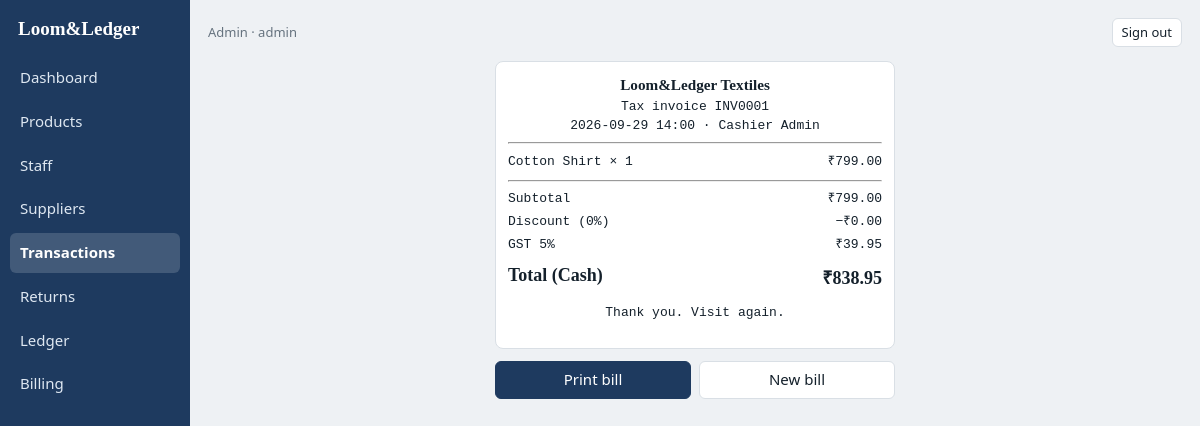
The page /bills/1/ (signed in) on the database its author committed.
### pos/models.py (models this page shows, shortened)
class User(AbstractUser):
    ADMIN, STAFF = "admin", "staff"
    ROLES = [(STAFF, "Staff"), (ADMIN, "Admin")]
    role = models.CharField(max_length=10, choices=ROLES, default=STAFF)
    class Meta:
        ordering = ["username"]
    @property
    def is_shop_admin(self):
        return self.role == self.ADMIN or self.is_superuser
    @property
    def role_label(self):
        return "admin" if self.is_shop_admin else "staff"
    def display_name(self):
        return self.get_full_name() or self.username

class Sale(models.Model):
    PAYMENTS = [("Cash", "Cash"), ("Card", "Card"), ("UPI", "UPI")]
    invoice_no = models.CharField(max_length=12, unique=True, null=True, blank=True, editable=False)
    created_at = models.DateTimeField(auto_now_add=True)
    cashier = models.ForeignKey(User, null=True, on_delete=models.SET_NULL, related_name="sales")
    discount_pct = models.DecimalField(max_digits=5, decimal_places=2, default=0)
    payment = models.CharField(max_length=10, choices=PAYMENTS, default="Cash")
    subtotal = models.DecimalField(max_digits=12, decimal_places=2)
    discount_amount = models.DecimalField(max_digits=12, decimal_places=2)
    tax = models.DecimalField(max_digits=12, decimal_places=2)
    total = models.DecimalField(max_digits=12, decimal_places=2)
    is_void = models.BooleanField(default=False)
    class Meta:
        ordering = ["-created_at", "-id"]

class SaleItem(models.Model):
    sale = models.ForeignKey(Sale, on_delete=models.CASCADE, related_name="items")
    product = models.ForeignKey(Product, null=True, on_delete=models.SET_NULL, related_name="+")
    name = models.CharField(max_length=120)          # snapshot, survives product edits/deletes
    price = models.DecimalField(max_digits=10, decimal_places=2)
    qty = models.PositiveIntegerField()
    returned_qty = models.PositiveIntegerField(default=0)
    @property
    def line_total(self):
        return self.qty * self.price

### pos/views.py (the view)
# urls.py: path("bills/<int:pk>/", views.sale_detail, name="sale_detail"),
@login_required
def sale_detail(request, pk):
    sale = get_object_or_404(Sale.objects.select_related("cashier").prefetch_related("items"), pk=pk)
    if not request.user.is_shop_admin and sale.cashier_id != request.user.pk:
        messages.error(request, "You can only view your own bills.")
        return redirect("pos:mine")
    return render(request, "pos/receipt.html", {"sale": sale})

### pos/context.py (called while the page is built)
def nav(request):
    user = getattr(request, "user", None)
    if not user or not user.is_authenticated:
        return {}
    cur = request.resolver_match.url_name if request.resolver_match else ""
    items = ADMIN_NAV if user.is_shop_admin else STAFF_NAV
    return {"nav": [{"url": reverse(u), "label": l, "on": cur.startswith(p)} for u, l, p in items]}

### pos/templatetags/pos_extras.py (called while the page is built)
@register.filter
def inr(value):
    try:
        return f"₹{Decimal(str(value)):.2f}"
    except (InvalidOperation, TypeError, ValueError):
        return "₹0.00"

### pos/templates/pos/receipt.html (shortened to what this page needs)
{% extends "pos/base.html" %}{% load pos_extras %}
{% block content %}
<div class="card receipt">
  <h3 style="text-align:center">Loom&amp;Ledger Textiles</h3>
  <p style="text-align:center;margin:2px">Tax invoice {{ sale.invoice_no }}{% if sale.is_void %} <b class="void">(VOIDED)</b>{% endif %}<br>
    {{ sale.created_at|date:"Y-m-d H:i" }} · Cashier {{ sale.cashier.display_name|default:"-" }}</p>
  <hr>
  {% for i in sale.items.all %}<div class="tot"><span>{{ i.name }} × {{ i.qty }}</span><span>{{ i.line_total|inr }}</span></div>{% endfor %}
  <hr>
  <div class="tot"><span>Subtotal</span><span>{{ sale.subtotal|inr }}</span></div>
  <div class="tot"><span>Discount ({{ sale.discount_pct|floatformat:"-2" }}%)</span><span>−{{ sale.discount_amount|inr }}</span></div>
  <div class="tot"><span>GST 5%</span><span>{{ sale.tax|inr }}</span></div>
  <div class="tot f"><span>Total ({{ sale.payment }})</span><span>{{ sale.total|inr }}</span></div>
  <p style="text-align:center">Thank you. Visit again.</p>
</div>
<div class="row np receipt-actions">
  <button class="b" onclick="window.print()">Print bill</button>
  <a class="btn" href="{% url 'pos:billing' %}">New bill</a>
</div>
{% endblock %}

### pos/templates/pos/base.html (shortened to what this page needs)
{% load static %}<!doctype html>
<html lang="en"><head><meta charset="utf-8">
<link rel="stylesheet" href="{% static 'pos/app.css' %}">
</head><body>
<div id="app">
  <nav class="np">
    <div class="br">Loom&amp;Ledger</div>
    {% for n in nav %}<a href="{{ n.url }}"{% if n.on %} class="on"{% endif %}>{{ n.label }}</a>{% endfor %}
  </nav>
  <main>
    <div class="top np">
      <span class="mut">{{ user.display_name }} · {{ user.role_label }}</span>
      <form method="post" action="{% url 'logout' %}">{% csrf_token %}<button class="g">Sign out</button></form>
    </div>
    {% block content %}{% endblock %}
  </main>
</div>
</body></html>

### pos/static/pos/app.css (style rules this page uses)
:root { box-sizing:border-box;padding-top:env(safe-area-inset-top,0px);padding-bottom:env(safe-area-inset-bottom,0px);--bg:#eef1f4;--c:#fff;--t:#14202b;--m:#66737f;--a:#1e3a5f;--a2:#c8871e;--b:#d9dfe5;--r:#b3261e;--ok:#1b6e3c }
html { scroll-padding-top:env(safe-area-inset-top,0px) }
* { box-sizing:border-box }
body { margin:0;background:var(--bg);color:var(--t);font:15px/1.45 "Segoe UI",system-ui,sans-serif }
h2,h3 { font-family:Georgia,"Times New Roman",serif;margin:0 }
button,input,select { font:inherit;color:inherit }
button,.btn { cursor:pointer;border:1px solid var(--b);background:var(--c);padding:7px 12px;border-radius:6px;text-decoration:none;color:var(--t);display:inline-block;text-align:center }
.b { background:var(--a);color:#fff;border-color:var(--a) }
.g { padding:4px 9px;font-size:13px }
form { margin:0 }
#app { display:flex;min-height:100vh }
nav { width:190px;background:var(--a);padding:14px 10px;display:flex;flex-direction:column;gap:4px }
nav .br { font:700 19px Georgia,serif;color:#fff;margin:4px 8px 14px }
nav a { color:#dfe8f2;text-decoration:none;padding:9px 10px;border-radius:6px }
nav a.on { background:rgba(255,255,255,.16);color:#fff;font-weight:600 }
main { flex:1;padding:18px;min-width:0 }
.top { display:flex;justify-content:space-between;align-items:center;margin-bottom:14px;gap:8px;flex-wrap:wrap }
.card { background:var(--c);border:1px solid var(--b);border-radius:8px;padding:12px }
.tot { display:flex;justify-content:space-between;padding:2px 0 }
.tot.f { font:700 18px Georgia,serif;margin-top:6px }
.row { display:flex;gap:8px;margin-top:12px }
.row>* { flex:1 }
.receipt { max-width:400px;font-family:monospace;font-size:13px;margin:0 auto }
.receipt-actions { max-width:400px;margin:12px auto }
.mut { color:var(--m);font-size:13px }

### rows shown on the page
User: display_name "Admin", role_label "admin"
Sale: invoice_no "INV0001", created_at "2026-09-29 14:00", cashier.display_name "Admin", subtotal|inr "₹799.00", discount_pct "0", discount_amount|inr "₹0.00", tax|inr "₹39.95", payment "Cash", total|inr "₹838.95"
SaleItem: name "Cotton Shirt", qty "1", line_total|inr "₹799.00"

### other values the page prints
{{ n.label }} "Dashboard" "Products" "Staff" "Suppliers" "Transactions" "Returns" "Ledger" "Billing"
